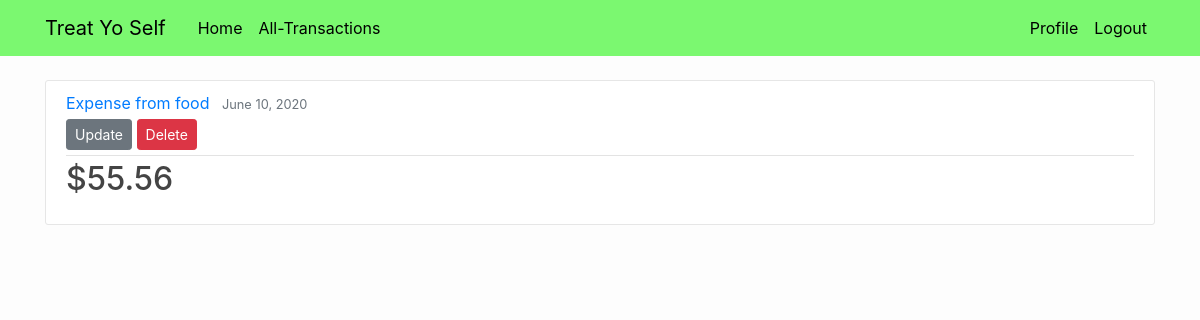
/transaction/12/ (signed in), run on the app's committed database.
### budgeting/models.py (models this page shows, shortened)
class Transaction(models.Model):
    t_type = models.CharField("Deposit/Withdrawal", max_length=15, null=True)
    amount = models.DecimalField(max_digits=10, decimal_places=2)
    source = models.CharField("Title", max_length=30)
    notes = models.TextField("Additional Information", blank=True, null=True)
    date_posted = models.DateField("Transaction Date (mm/dd/yyyy)",
                                   auto_now_add=False, auto_now=False, blank=False, null=True)
    author = models.ForeignKey(User, on_delete=models.CASCADE)
    in_history = models.BooleanField(default=False)
    year = models.IntegerField(null=True)
    month = models.IntegerField(null=True)
    class Meta:
        ordering = ['-date_posted']

### budgeting/views.py (the view)
# urls.py: path('transaction/<int:pk>/', TransDetailView.as_view(),
class TransDetailView(DetailView):
    model = Transaction

### budgeting/templates/budgeting/transaction_detail.html (shortened to what this page needs)
{% extends "budgeting/base.html" %}
{% block content %}
<article class="media content-section">
  <div class="media-body">
    <div class="article-metadata">
      <a class="mr-2" href="#">{{ object.t_type }} from {{object.source}}</a>
      <small class="text-muted">{{ object.date_posted|date:"F d, Y"}}</small>
      <div>
        <a
          class="btn btn-secondary btn-sm mt-1 mb-1"
          href="{%url 'transaction-update' object.id %}"
          >Update</a
        >
        <a
          class="btn btn-danger btn-sm mt-1 mb-1"
          href="{%url 'transaction-delete' object.id %}"
          >Delete</a
        >
      </div>
    </div>
    <h2 class="article-title">${{ object.amount }}</h2>
  </div>
</article>
{% endblock content %}

### budgeting/static/budgetcss/main.css (style rules this page uses)
body { background: #fdfdfd; color: #333333; margin-top: 5rem; }
h1, h2, h3, h4, h5, h6 { color: #232323; }
.content-section { background: #ffffff; padding: 10px 20px; border: 1px solid #e6e6e6; border-radius: 3px; margin-bottom: 20px; }
.article-title { color: #444444; }
.article-metadata { padding-bottom: 1px; margin-bottom: 4px; border-bottom: 1px solid #e3e3e3; }

### data on the page
Transaction: t_type "Expense", source "food", date_posted "June 10, 2020", amount "55.56"
